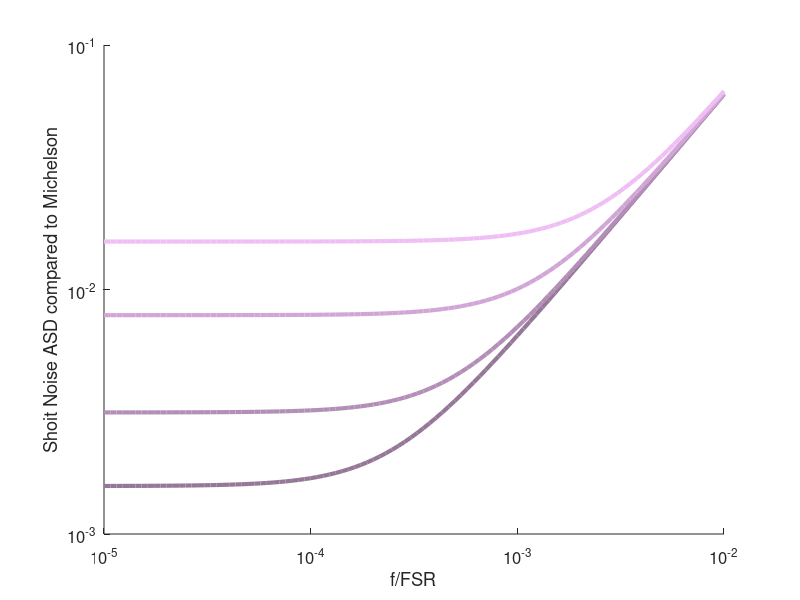

The MATLAB source for this figure: (Note: this script raises an error after producing the figure.)
% make a plot of fabry perot shot noise
function fpmishotnoise()

exportplot = 1;

f = logspace(-5,-2,100);

Finesse = [1000 500 200 100];

for jj = 1:length(Finesse)
    for kk = 1:length(f)
        shotnoise(jj,kk) = pi/(2*Finesse(jj)) * sqrt(1+(4*Finesse(jj)*f(kk))^2);
    end
end

convertcolor = @(color) hex2dec(reshape(color,2,3)')'/255;
brightcolor = 'efbef4';

colorlist = kron(convertcolor(brightcolor),((1:length(Finesse)).'/length(Finesse))/2+.5);


figure(1)

if exportplot
    set(gcf,'Visible','Off')
end

hold on
set(gca,'ColorOrder',colorlist)
h = loglog(f,shotnoise,'LineWidth',3);
set(gca,'XScale','log')
set(gca,'YScale','log')

ylabel('Shoit Noise ASD compared to Michelson')
xlabel('f/FSR')

set(gca,'FontSize',12)
set(gcf,'color','white')


set(gcf,'Units','Pixels','Position',[0 0 600 300])

legstring = '';
legh = legend(h(length(h):-1:1),cellfun(@(s) strcat(s,legstring),split(' ',num2str(Finesse(length(Finesse):-1:1))), ...
               'UniformOutput',0),'Location','Best');
v = get(legh,'title');
set(v,'string','Finesse');


if exportplot
    set(gcf,'Visible','Off')
    export_fig('fpmishotnoise.pdf','-painters')
end

end
